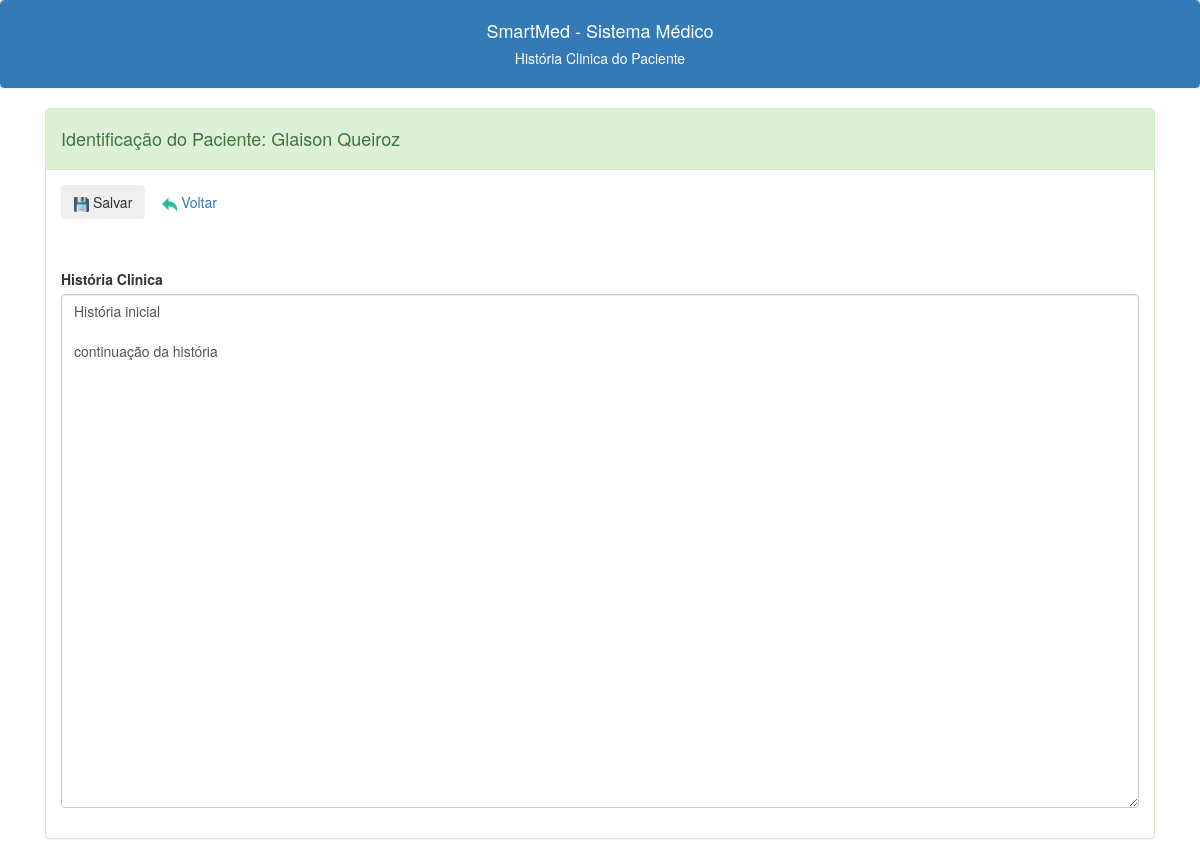
Before: /historia.php?id=3 with the older database file.
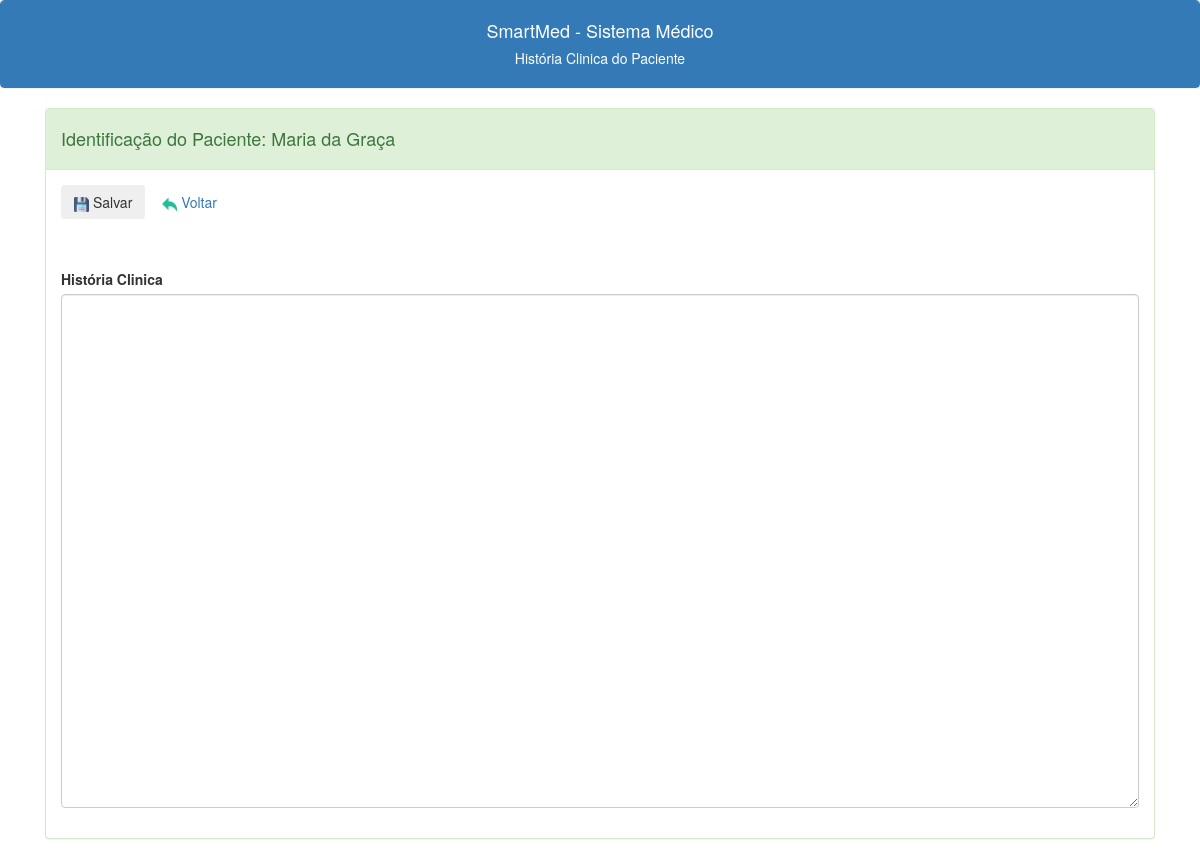
After: the same page with the newer database file.
### tables this page shows
CREATE TABLE IF NOT EXISTS `pacientes` (
  `id` int NOT NULL AUTO_INCREMENT,
  `id_convenio` int NOT NULL,
  `id_profissional` int DEFAULT NULL,
  `nome` varchar(180) NOT NULL,
  `sexo` char(1) DEFAULT NULL,
  `cor` varchar(50) DEFAULT NULL,
  `datanasc` date DEFAULT NULL,
  `estadocivil` varchar(50) DEFAULT NULL,
  `mae` varchar(150) DEFAULT NULL,
  `pai` varchar(150) DEFAULT NULL,
  `endereco` varchar(150) DEFAULT NULL,
  `bairro` varchar(150) DEFAULT NULL,
  `cidade` varchar(150) DEFAULT NULL,
  `cep` varchar(10) DEFAULT NULL,
  `uf` varchar(2) DEFAULT NULL,
  `email` varchar(150) DEFAULT NULL,
  `fone` varchar(20) NOT NULL,
  `fone2` varchar(20) DEFAULT NULL,
  `profissao` varchar(100) DEFAULT NULL,
  `indicacao` varchar(100) DEFAULT NULL,
  `dataprimeira` date DEFAULT NULL,
  `obs` blob,
  `classificacao` varchar(100) DEFAULT NULL,
  `naturalidade` varchar(100) DEFAULT NULL,
  `procedencia` varchar(100) DEFAULT NULL,
  `matricula` varchar(50) DEFAULT NULL,
  `cpf` varchar(11) DEFAULT NULL,
  `identidade` varchar(30) DEFAULT NULL,
  PRIMARY KEY (`id`),
  KEY `FK_pacientes_convenios` (`id_convenio`),
  KEY `FK_pacientes_profissionais` (`id_profissional`),
  CONSTRAINT `FK_pacientes_convenios` FOREIGN KEY (`id_convenio`) REFERENCES `convenios` (`id`),
  CONSTRAINT `FK_pacientes_profissionais` FOREIGN KEY (`id_profissional`) REFERENCES `profissionais` (`id`)
);

CREATE TABLE IF NOT EXISTS `historia` (
  `id` int NOT NULL AUTO_INCREMENT,
  `id_paciente` int DEFAULT NULL,
  `historia` blob,
  `data` date DEFAULT NULL,
  PRIMARY KEY (`id`),
  KEY `FK_historia_pacientes` (`id_paciente`),
  CONSTRAINT `FK_historia_pacientes` FOREIGN KEY (`id_paciente`) REFERENCES `pacientes` (`id`)
);

### historia.php (the view, shortened to what this page needs)
<?php
include("conexao.php");
$c_id = $_GET["id"];
$c_historia = "";
if ($_SERVER['REQUEST_METHOD'] == 'GET') {
    $c_sql = "select pacientes.id, pacientes.nome from pacientes where pacientes.id='$c_id'";
    $result = $conection->query($c_sql);
    $c_linha = $result->fetch_assoc();
    $c_sql = "select COUNT(*) AS qtd FROM historia where historia.id_paciente='$c_id'";
    $result = $conection->query($c_sql);
    $c_linha_qtd = $result->fetch_assoc();
    if ($c_linha_qtd['qtd'] == 0) {
        $c_sql = "insert into historia (id_paciente,historia) value ('$c_id','$c_historia')";
        $result = $conection->query($c_sql);
    } else {
        $c_sql = "select historia.historia from historia where historia.id_paciente='$c_id'";
        $result = $conection->query($c_sql);
        $c_linha_historia = $result->fetch_assoc();
        $c_historia = $c_linha_historia['historia'];
    }
}
?>
<!DOCTYPE html>
<html lang="en">
<head>
    <link rel="stylesheet" href="https://cdn.jsdelivr.net/npm/bootstrap@4.0.0/dist/css/bootstrap.min.css">
    <link rel="stylesheet" href="https://maxcdn.bootstrapcdn.com/bootstrap/3.3.7/css/bootstrap.min.css">
    <link href="https://nightly.datatables.net/css/jquery.dataTables.css" rel="stylesheet" type="text/css" />
</head>
<body>
    <div class="panel panel-primary class">
        <div class="panel-heading text-center">
            <h4>SmartMed - Sistema Médico</h4>
            <h5>História Clinica do Paciente<h5>
        </div>
    </div>
    <div class="container -my5">
        <form method="post" class="form-horizontal">
            <div class="panel panel-success">
                <div class="panel-heading">
                    <h4>Identificação do Paciente:<?php echo ' ' . $c_linha['nome']; ?></h4>
                </div>
                <div class="panel-body">
                    <div class="row mb-3">
                        <div class="offset-sm-0 col-sm-3">
                            <button type="submit" class="btn btn-Light"></span> <img src="\smedweb\images\salvar.png" alt="" width="15" height="15"> Salvar</button>
                            <a class='btn btn-Light' href='/smedweb/pacientes_lista.php'> <img src="\smedweb\images\voltar.png" alt="" width="15" height="15"> Voltar</a>
                        </div>
                    </div>
                </div>
                <div class="panel-body">
                    <div style="padding-top:5px;">
                        <div class="form-group">
                            <label class="col-sm-5 col-form-label">História Clinica</label>
                            <div class="col-sm-12">
                                <textarea class="form-control" id="historia" name="historia" rows="25"><?php echo $c_historia ?></textarea>
                            </div>
                        </div>
                    </div>
                </div>
            </div>
        </form>
    </div>
</body>
</html>

Changed rows visible on the page:
no longer on this page (row edited): historia: historia "História inicial continuação da história"
changed pacientes: nome "Glaison Queiroz" → "Maria da Graça"
